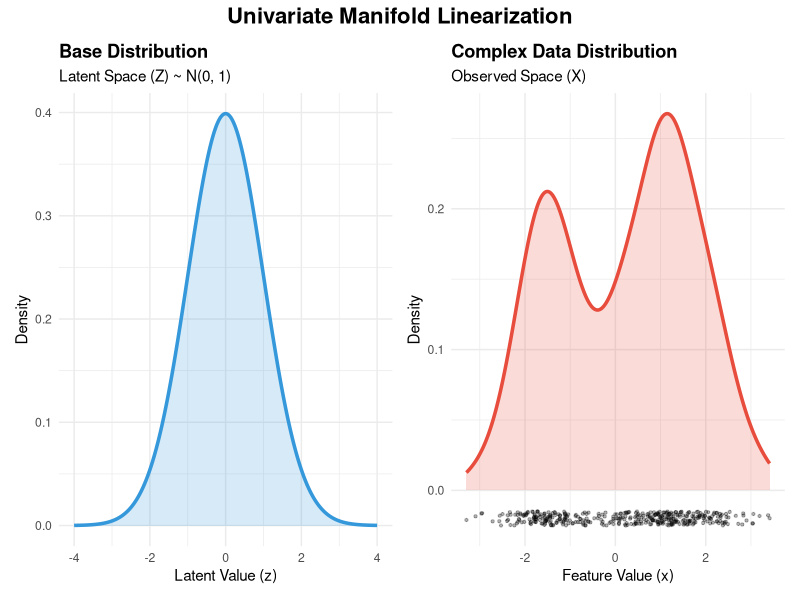
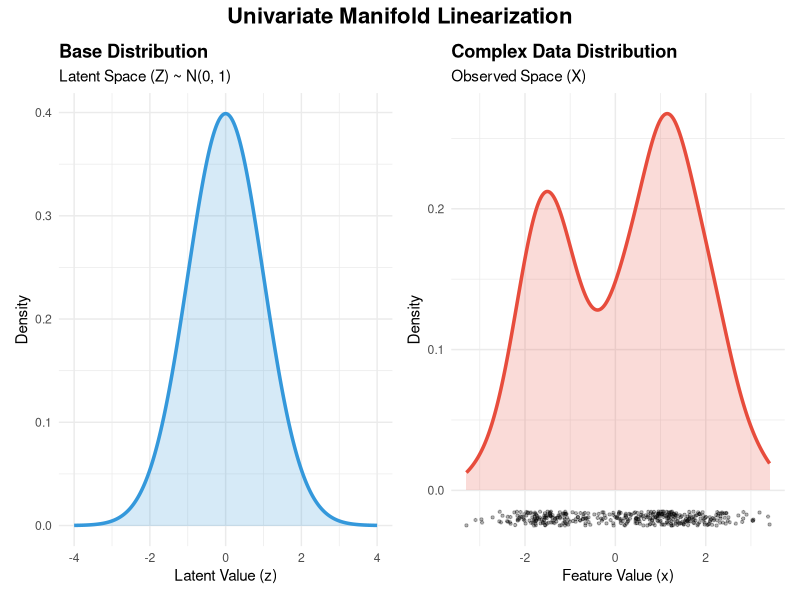

Generate these figures, in order, with R:
library(ggplot2)
library(patchwork)

# 1. Distribution de Base (Gaussienne Standard)
base_data <- data.frame(z = seq(-4, 4, length.out = 1000))
base_data$density <- dnorm(base_data$z)

p1 <- ggplot(base_data, aes(x = z, y = density)) +
  geom_area(fill = "#3498db", alpha = 0.2) +
  geom_line(color = "#3498db", size = 1.2) +
  labs(title = "Base Distribution",
       subtitle = "Latent Space (Z) ~ N(0, 1)",
       x = "Latent Value (z)", y = "Density") +
  theme_minimal() +
  theme(plot.title = element_text(face = "bold"))

# 2. Distribution Complexe (Mélange de Gaussiennes)
set.seed(42)
# Simuler des données d'entrée (échantillons)
samples <- c(rnorm(150, mean = -1.5, sd = 0.6), 
             rnorm(250, mean = 1.2, sd = 0.9))
complex_samples <- data.frame(x = samples)

p2 <- ggplot(complex_samples, aes(x = x)) +
  geom_density(fill = "#e74c3c", alpha = 0.2, color = "#e74c3c", size = 1.2) +
  # Ajouter les points d'échantillonnage en bas (Rug Plot)
  geom_jitter(aes(y = -0.02), height = 0.005, alpha = 0.3, size = 0.8) +
  labs(title = "Complex Data Distribution",
       subtitle = "Observed Space (X)",
       x = "Feature Value (x)", y = "Density") +
  theme_minimal() +
  theme(plot.title = element_text(face = "bold"))

# Combinaison des graphiques
final_plot <- p1 + p2 + 
  plot_annotation(title = "Univariate Manifold Linearization",
                  theme = theme(plot.title = element_text(size = 16, face = "bold", hjust = 0.5)))

# Affichage
print(final_plot)

# Sauvegarde
ggsave("univariate_linearization.pdf", final_plot, width = 10, height = 4)
